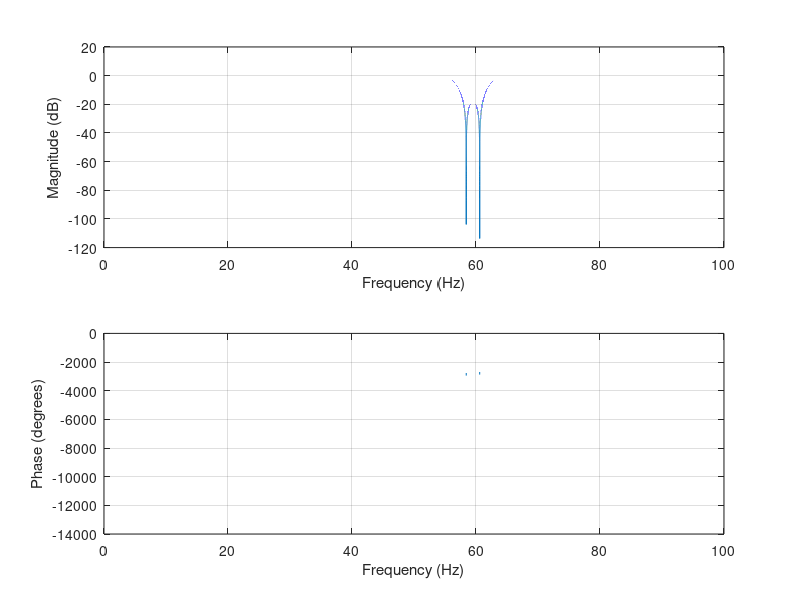

This figure's MATLAB source:
% Generate coefficients for a FIR notch filter
% tonyfu97@uw.edu, Feb 2023
% Credit: https://www.mathworks.com/matlabcentral/answers/1591484-i-want-to-remove-50hz-noise-using-fir-notch-filter-in-ecg-signal

fs = 500;  % sampling freq in Hz
lowpass = false;

if lowpass
    fc = 30;
    n = 31;
    hh = fir1(n, fc./(fs/2), 'low');
else
    fcomb = [55 59 61 64];  % cutoff freq in [pass1 stop1 stop2 pass2] format
    mags = [1 0 1];
    dev = [[0.5 0.1 0.5]];
    [n,Wn,beta,ftype] = kaiserord(fcomb,mags,dev,fs);
    hh = fir1(n,Wn,ftype,kaiser(n+1,beta),'noscale');
end

% visualize frequency response
figure
freqz(hh, 1, 2^20, fs)
set(subplot(2,1,1), 'XLim', [0 100])
set(subplot(2,1,2), 'XLim', [0 100])

% print out coefficients in C array format
disp(['const float h[] = {', sprintf('%0.8f,', hh), '};']);